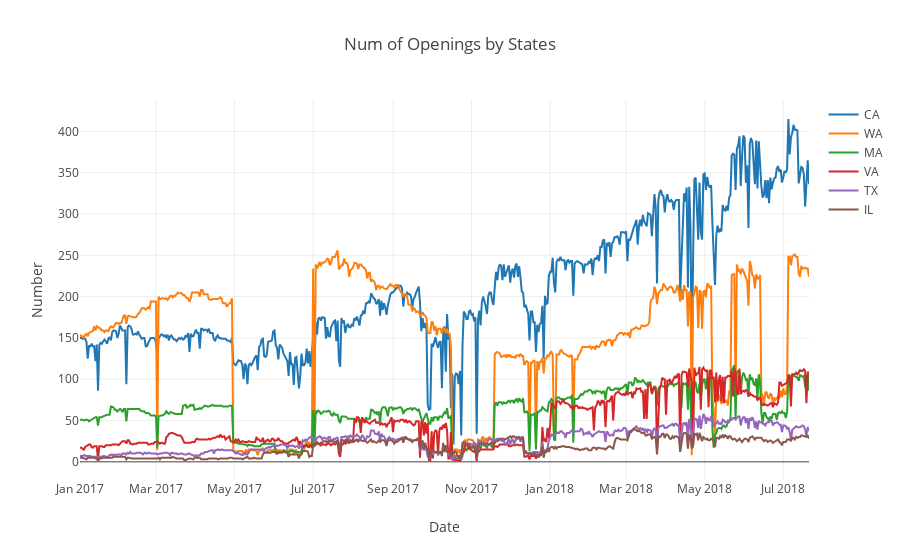

The notebook cell saved with this chart:
### Code cell
##### Plotting number of openings by top states
trace1 = go.Scatter(
    x = job_state.loc[pd.IndexSlice[:, 'CA'], :].index.get_level_values('as_of_date'),
    y = job_state.loc[pd.IndexSlice[:, 'CA'], :].number_of_openings,
    name = 'CA'
)
trace2 = go.Scatter(
    x = job_state.loc[pd.IndexSlice[:, 'WA'], :].index.get_level_values('as_of_date'),
    y = job_state.loc[pd.IndexSlice[:, 'WA'], :].number_of_openings,
    name = 'WA'
)
trace3 = go.Scatter(
    x = job_state.loc[pd.IndexSlice[:, 'MA'], :].index.get_level_values('as_of_date'),
    y = job_state.loc[pd.IndexSlice[:, 'MA'], :].number_of_openings,
    name = 'MA'
)
trace4 = go.Scatter(
    x = job_state.loc[pd.IndexSlice[:, 'VA'], :].index.get_level_values('as_of_date'),
    y = job_state.loc[pd.IndexSlice[:, 'VA'], :].number_of_openings,
    name = 'VA'
)
trace5 = go.Scatter(
    x = job_state.loc[pd.IndexSlice[:, 'TX'], :].index.get_level_values('as_of_date'),
    y = job_state.loc[pd.IndexSlice[:, 'TX'], :].number_of_openings,
    name = 'TX'
)
trace6 = go.Scatter(
    x = job_state.loc[pd.IndexSlice[:, 'IL'], :].index.get_level_values('as_of_date'),
    y = job_state.loc[pd.IndexSlice[:, 'IL'], :].number_of_openings,
    name = 'IL'
)
layout = go.Layout(
        title = "Num of Openings by States",
        xaxis = dict(title='Date'),
        yaxis = dict(title="Number"),
)
data = [trace1, trace2, trace3, trace4, trace5, trace6]
fig = go.Figure(data=data, layout=layout)
offline.iplot(fig, show_link=False)

### Figure 1 — Plotly figure (JSON) as saved in the notebook; plotly's stock layout.template omitted (floating-point values rounded to 4 significant figures; data arrays with more than 128 entries replaced by an {"elided": "..."} marker saying what was removed)
{"data": [{"name": "CA", "type": "scatter", "uid": "386ab50f-2355-4f19-95ae-51556eea1af0", "x": {"elided": "567 str values"}, "y": {"elided": "567 float values"}}, {"name": "WA", "type": "scatter", "uid": "1ca6b73a-0539-4380-98fa-7b16bc85b53f", "x": {"elided": "567 str values"}, "y": {"elided": "567 float values"}}, {"name": "MA", "type": "scatter", "uid": "116c55a5-3a3f-4fb4-8745-89da6549cfe9", "x": {"elided": "567 str values"}, "y": {"elided": "567 float values"}}, {"name": "VA", "type": "scatter", "uid": "f1603b70-8c3d-4d0e-90bd-3cbe4eb248f6", "x": {"elided": "567 str values"}, "y": {"elided": "567 float values"}}, {"name": "TX", "type": "scatter", "uid": "08707bb4-fd37-462b-afc8-f22cae99065f", "x": {"elided": "567 str values"}, "y": {"elided": "567 float values"}}, {"name": "IL", "type": "scatter", "uid": "31dd6f40-9b75-4be2-9be6-b5810bec22ee", "x": {"elided": "567 str values"}, "y": {"elided": "567 float values"}}], "layout": {"title": {"text": "Num of Openings by States"}, "xaxis": {"title": {"text": "Date"}}, "yaxis": {"title": {"text": "Number"}}}}
